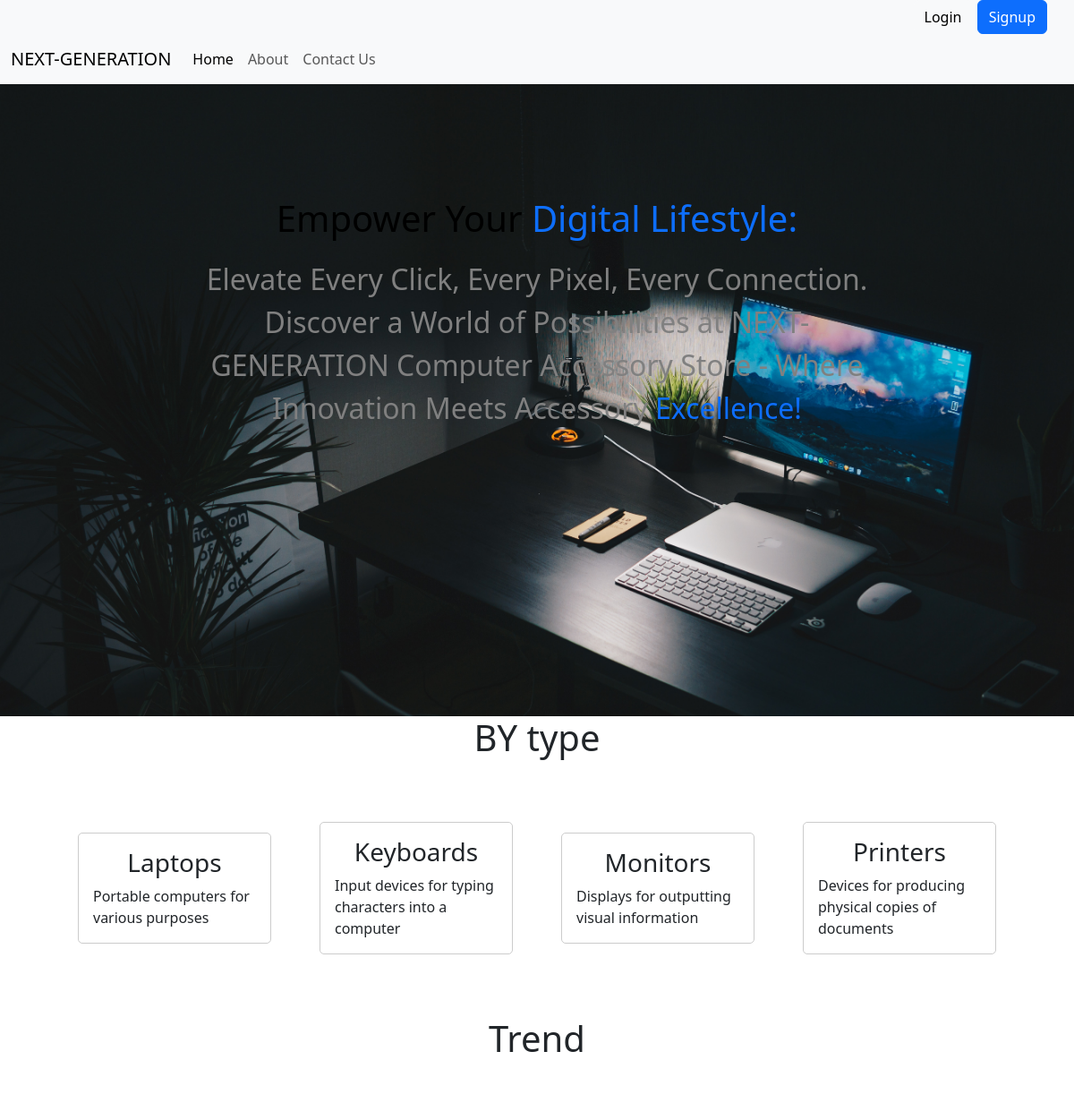
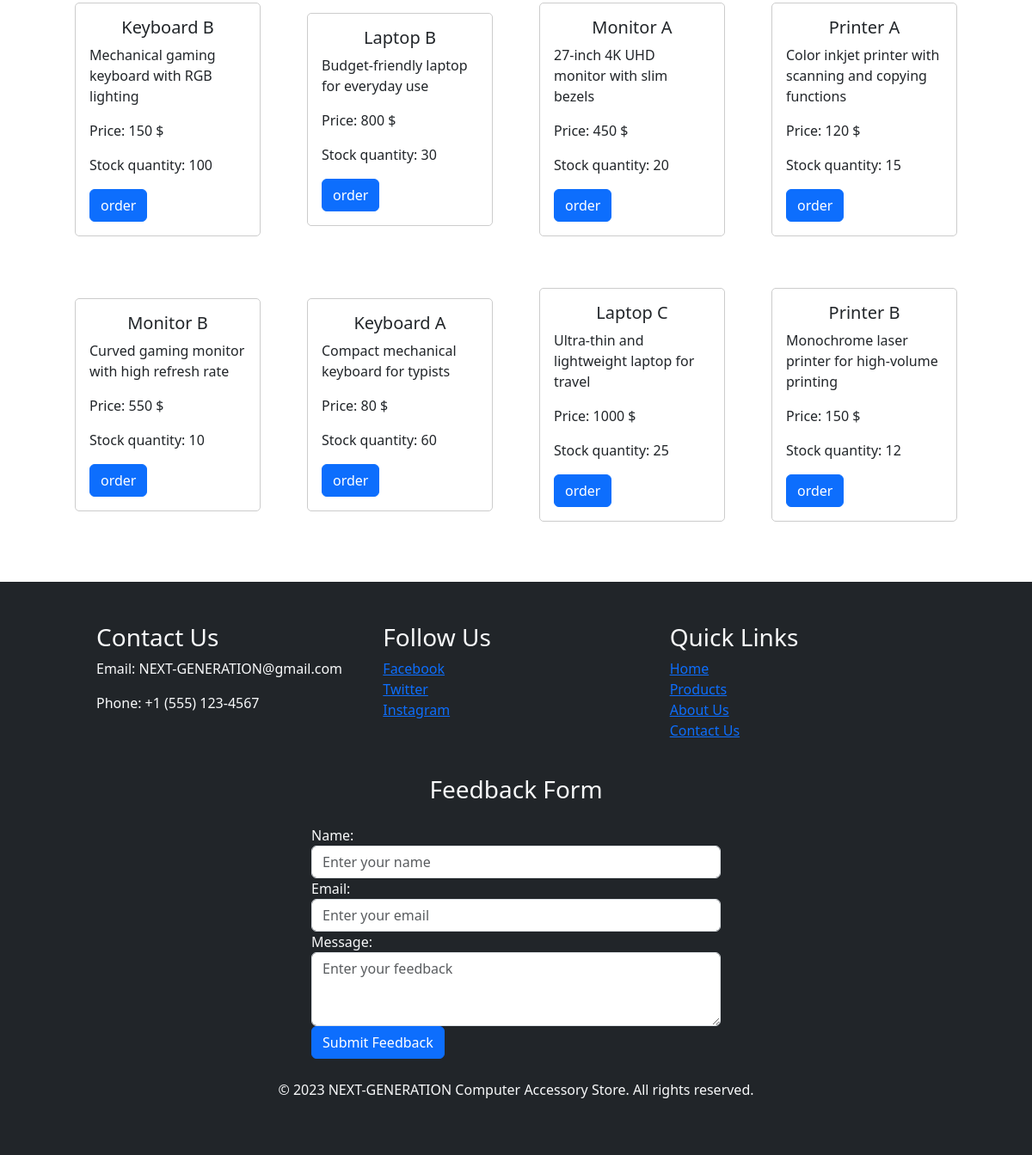
The page /home on the database its author committed (2 pictures, top to bottom).
### tables this page shows
CREATE TABLE Types (
    type_id INTEGER PRIMARY KEY AUTOINCREMENT,
    type_name TEXT NOT NULL,
    description TEXT
, img TEXT DEFAULT 'default.jpp');

CREATE TABLE Products (
    product_id INTEGER PRIMARY KEY AUTOINCREMENT,
    type_id INTEGER,
    product_name TEXT NOT NULL,
    description TEXT,
    price DECIMAL NOT NULL,
    stock_quantity INTEGER NOT NULL, created_at TIMESTAMP DEFAULT CURRENT_TIMESTAMP, img TEXT defualt 'default.jpp', sold TEXT NOT NULL DEFAULT 'False',
    FOREIGN KEY (type_id) REFERENCES Types(type_id)
);

### app.py (the view)
@app.route("/")
@app.route("/home")
def home():
    products = db.execute("SELECT * FROM Products where sold = 'False' ORDER BY created_at DESC LIMIT 16")
    return render_template("index.html", types =Types, products= products)

### templates/index.html (shortened to what this page needs)
{% extends "layout.html" %}
{% block main %}
<section id="introduction">
    <div class="container-fluid">
    <div class="row">
        <div class="intro"><h1>Empower Your<span class="text-primary"> Digital Lifestyle:</span></h1>
          <p class="headers">Elevate Every Click, Every Pixel, Every Connection. Discover a World of Possibilities at NEXT-GENERATION Computer Accessory Store - Where Innovation Meets Accessory<span class="text-primary"> Excellence!</span></p>
      </div>
  </div>
    </div>
</section>
<section id="Bytype" >
  <h1 style="text-align: center;">BY type</h1>
  <div class="container-flexs">
    {% for type in types %}
  <div class="card item-flexs">
    <div class="card-body">
      <h3 class="card-title">{{ type["type_name"] }}</h3>
      <p class="card-text">{{ type["description"] }}</p>
    </div>
  </div>
  {% endfor %}
</div>
</section>
<section id="trend" >
  <h1 style="text-align: center;">Trend</h1>
  <div class="container-flexs">
    {% for product in products %}
  <div class="card item-flexs" >
    <div class="card-body parent-element">
      <h5 class="card-title">{{ product["product_name"]}}</h5>
      <p class="card-text">{{product["description"]}}</p>
      <p class="card-text">Price: {{product["price"]}} $</p>
      <p class="card-text">Stock quantity: {{ product["stock_quantity"]}}</p>
      <button class="btn btn-primary float-right" id="orderButton" >order</button>
    </div>
  </div>
  {% endfor %}
  </div>
</section>
{% endblock %}

### static/style.css (style rules this page uses)
.container-flexs { display: flex; flex-direction: row; flex-wrap: wrap; justify-content: space-around; align-items: center; padding: 20px ; margin: 20px 40px; }
.item-flexs { margin: 30px 10px; border: 1px solid #ccc; border-radius: 5px; width: 20%; }
.card-title { text-align: center; }
#introduction { background-image: url('img/background-img.jpg'); background-repeat: no-repeat; background-size: cover; background-position: center top; }
.intro { padding: 200px; align-items: center; height: 100vh; text-align: center; color: gray; }
.intro > h1 { color: black; margin: 20px; }
.headers { font-size: 2rem; }
#trend,footer { z-index: 2; }

### rows shown on the page
Types: type_name "Laptops", description "Portable computers for various purposes"
Types: type_name "Keyboards", description "Input devices for typing characters into a computer"
Types: type_name "Monitors", description "Displays for outputting visual information"
Types: type_name "Printers", description "Devices for producing physical copies of documents"
Products: product_name "Keyboard B", description "Mechanical gaming keyboard with RGB lighting", price "150", stock_quantity "100"
Products: product_name "Laptop B", description "Budget-friendly laptop for everyday use", price "800", stock_quantity "30"
Products: product_name "Monitor A", description "27-inch 4K UHD monitor with slim bezels", price "450", stock_quantity "20"
Products: product_name "Printer A", description "Color inkjet printer with scanning and copying functions", price "120", stock_quantity "15"
Products: product_name "Monitor B", description "Curved gaming monitor with high refresh rate", price "550", stock_quantity "10"
Products: product_name "Keyboard A", description "Compact mechanical keyboard for typists", price "80", stock_quantity "60"
Products: product_name "Laptop C", description "Ultra-thin and lightweight laptop for travel", price "1000", stock_quantity "25"
Products: product_name "Printer B", description "Monochrome laser printer for high-volume printing", price "150", stock_quantity "12"
